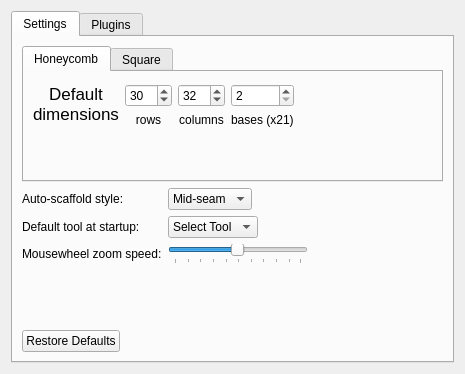
<?xml version="1.0" encoding="UTF-8"?>
<ui version="4.0">
 <class>Preferences</class>
 <widget class="QWidget" name="Preferences">
  <property name="geometry">
   <rect>
    <x>0</x>
    <y>0</y>
    <width>465</width>
    <height>374</height>
   </rect>
  </property>
  <property name="sizePolicy">
   <sizepolicy hsizetype="Preferred" vsizetype="Preferred">
    <horstretch>0</horstretch>
    <verstretch>0</verstretch>
   </sizepolicy>
  </property>
  <property name="windowTitle">
   <string>Preferences</string>
  </property>
  <layout class="QVBoxLayout" name="verticalLayout">
   <item>
    <widget class="QTabWidget" name="tabWidget">
     <property name="currentIndex">
      <number>0</number>
     </property>
     <widget class="QWidget" name="settings">
      <attribute name="title">
       <string>Settings</string>
      </attribute>
      <layout class="QVBoxLayout" name="verticalLayout_4">
       <item>
        <widget class="QTabWidget" name="tabWidget_2">
         <property name="sizePolicy">
          <sizepolicy hsizetype="Expanding" vsizetype="Preferred">
           <horstretch>0</horstretch>
           <verstretch>0</verstretch>
          </sizepolicy>
         </property>
         <property name="currentIndex">
          <number>0</number>
         </property>
         <widget class="QWidget" name="tab_honeycomb">
          <attribute name="icon">
           <iconset resource="ui.dialogs.dialogicons.qrc">
            <normaloff>:/part/dlg_honeycomb</normaloff>:/part/dlg_honeycomb</iconset>
          </attribute>
          <attribute name="title">
           <string>Honeycomb</string>
          </attribute>
          <layout class="QVBoxLayout" name="verticalLayout_3">
           <item>
            <layout class="QFormLayout" name="formLayout_3">
             <property name="fieldGrowthPolicy">
              <enum>QFormLayout::FieldsStayAtSizeHint</enum>
             </property>
             <property name="topMargin">
              <number>0</number>
             </property>
             <property name="bottomMargin">
              <number>0</number>
             </property>
             <item row="0" column="0">
              <widget class="QLabel" name="dimensionsLabel1">
               <property name="text">
                <string>&lt;!DOCTYPE HTML PUBLIC &quot;-//W3C//DTD HTML 4.0//EN&quot; &quot;http://www.w3.org/TR/REC-html40/strict.dtd&quot;&gt;
&lt;html&gt;&lt;head&gt;&lt;meta name=&quot;qrichtext&quot; content=&quot;1&quot; /&gt;&lt;style type=&quot;text/css&quot;&gt;
p, li { white-space: pre-wrap; }
&lt;/style&gt;&lt;/head&gt;&lt;body style=&quot; font-family:'Lucida Grande'; font-size:13pt; font-weight:400; font-style:normal;&quot;&gt;
&lt;p align=&quot;center&quot; style=&quot; margin-top:0px; margin-bottom:0px; margin-left:0px; margin-right:0px; -qt-block-indent:0; text-indent:0px;&quot;&gt;Default&lt;/p&gt;
&lt;p align=&quot;center&quot; style=&quot; margin-top:0px; margin-bottom:0px; margin-left:0px; margin-right:0px; -qt-block-indent:0; text-indent:0px;&quot;&gt;dimensions&lt;/p&gt;&lt;/body&gt;&lt;/html&gt;</string>
               </property>
              </widget>
             </item>
             <item row="0" column="1">
              <layout class="QGridLayout" name="honeycombGLayout">
               <property name="topMargin">
                <number>3</number>
               </property>
               <property name="horizontalSpacing">
                <number>-1</number>
               </property>
               <item row="0" column="0">
                <widget class="QSpinBox" name="honeycombRowsSpinBox">
                 <property name="minimum">
                  <number>6</number>
                 </property>
                 <property name="maximum">
                  <number>200</number>
                 </property>
                 <property name="value">
                  <number>30</number>
                 </property>
                </widget>
               </item>
               <item row="0" column="1">
                <widget class="QSpinBox" name="honeycombColsSpinBox">
                 <property name="minimum">
                  <number>6</number>
                 </property>
                 <property name="maximum">
                  <number>200</number>
                 </property>
                 <property name="value">
                  <number>32</number>
                 </property>
                </widget>
               </item>
               <item row="1" column="0">
                <widget class="QLabel" name="hRowsLabel">
                 <property name="text">
                  <string>rows</string>
                 </property>
                 <property name="alignment">
                  <set>Qt::AlignCenter</set>
                 </property>
                </widget>
               </item>
               <item row="1" column="1">
                <widget class="QLabel" name="hColsLabel">
                 <property name="text">
                  <string>columns</string>
                 </property>
                 <property name="alignment">
                  <set>Qt::AlignCenter</set>
                 </property>
                </widget>
               </item>
               <item row="0" column="2">
                <widget class="QSpinBox" name="honeycombStepsSpinBox">
                 <property name="minimum">
                  <number>2</number>
                 </property>
                 <property name="maximum">
                  <number>2000</number>
                 </property>
                 <property name="singleStep">
                  <number>1</number>
                 </property>
                 <property name="value">
                  <number>2</number>
                 </property>
                </widget>
               </item>
               <item row="1" column="2">
                <widget class="QLabel" name="hBasesLabel">
                 <property name="text">
                  <string>bases (x21)</string>
                 </property>
                </widget>
               </item>
              </layout>
             </item>
            </layout>
           </item>
          </layout>
         </widget>
         <widget class="QWidget" name="tab_square">
          <attribute name="icon">
           <iconset resource="ui.dialogs.dialogicons.qrc">
            <normaloff>:/part/dlg_square</normaloff>:/part/dlg_square</iconset>
          </attribute>
          <attribute name="title">
           <string>Square</string>
          </attribute>
          <layout class="QVBoxLayout" name="verticalLayout_2">
           <item>
            <layout class="QFormLayout" name="formLayout_2">
             <property name="topMargin">
              <number>0</number>
             </property>
             <property name="bottomMargin">
              <number>0</number>
             </property>
             <item row="0" column="0">
              <widget class="QLabel" name="dimensionsLabel2">
               <property name="text">
                <string>&lt;!DOCTYPE HTML PUBLIC &quot;-//W3C//DTD HTML 4.0//EN&quot; &quot;http://www.w3.org/TR/REC-html40/strict.dtd&quot;&gt;
&lt;html&gt;&lt;head&gt;&lt;meta name=&quot;qrichtext&quot; content=&quot;1&quot; /&gt;&lt;style type=&quot;text/css&quot;&gt;
p, li { white-space: pre-wrap; }
&lt;/style&gt;&lt;/head&gt;&lt;body style=&quot; font-family:'Lucida Grande'; font-size:13pt; font-weight:400; font-style:normal;&quot;&gt;
&lt;p align=&quot;center&quot; style=&quot; margin-top:0px; margin-bottom:0px; margin-left:0px; margin-right:0px; -qt-block-indent:0; text-indent:0px;&quot;&gt;Default&lt;/p&gt;
&lt;p align=&quot;center&quot; style=&quot; margin-top:0px; margin-bottom:0px; margin-left:0px; margin-right:0px; -qt-block-indent:0; text-indent:0px;&quot;&gt;dimensions&lt;/p&gt;&lt;/body&gt;&lt;/html&gt;</string>
               </property>
              </widget>
             </item>
             <item row="0" column="1">
              <layout class="QGridLayout" name="squareGLayout">
               <property name="topMargin">
                <number>3</number>
               </property>
               <property name="horizontalSpacing">
                <number>-1</number>
               </property>
               <item row="0" column="0">
                <widget class="QSpinBox" name="squareRowsSpinBox">
                 <property name="minimum">
                  <number>6</number>
                 </property>
                 <property name="maximum">
                  <number>200</number>
                 </property>
                 <property name="value">
                  <number>30</number>
                 </property>
                </widget>
               </item>
               <item row="0" column="1">
                <widget class="QSpinBox" name="squareColsSpinBox">
                 <property name="minimum">
                  <number>6</number>
                 </property>
                 <property name="maximum">
                  <number>200</number>
                 </property>
                 <property name="value">
                  <number>30</number>
                 </property>
                </widget>
               </item>
               <item row="1" column="0">
                <widget class="QLabel" name="sRowsLabel">
                 <property name="text">
                  <string>rows</string>
                 </property>
                 <property name="alignment">
                  <set>Qt::AlignCenter</set>
                 </property>
                </widget>
               </item>
               <item row="1" column="1">
                <widget class="QLabel" name="sColsLabel">
                 <property name="text">
                  <string>columns</string>
                 </property>
                 <property name="alignment">
                  <set>Qt::AlignCenter</set>
                 </property>
                </widget>
               </item>
               <item row="0" column="2">
                <widget class="QSpinBox" name="squareStepsSpinBox">
                 <property name="minimum">
                  <number>2</number>
                 </property>
                 <property name="maximum">
                  <number>2000</number>
                 </property>
                </widget>
               </item>
               <item row="1" column="2">
                <widget class="QLabel" name="sBasesLabel">
                 <property name="text">
                  <string>bases (x32)</string>
                 </property>
                </widget>
               </item>
              </layout>
             </item>
            </layout>
           </item>
          </layout>
         </widget>
        </widget>
       </item>
       <item>
        <layout class="QFormLayout" name="formLayout">
         <property name="fieldGrowthPolicy">
          <enum>QFormLayout::FieldsStayAtSizeHint</enum>
         </property>
         <item row="1" column="0">
          <widget class="QLabel" name="autoscafLabel">
           <property name="text">
            <string>Auto-scaffold style:</string>
           </property>
          </widget>
         </item>
         <item row="1" column="1">
          <widget class="QComboBox" name="autoScafComboBox">
           <item>
            <property name="text">
             <string>Mid-seam</string>
            </property>
           </item>
           <item>
            <property name="text">
             <string>Raster</string>
            </property>
           </item>
          </widget>
         </item>
         <item row="3" column="0">
          <widget class="QLabel" name="zoomSpeedLabel">
           <property name="text">
            <string>Mousewheel zoom speed:</string>
           </property>
          </widget>
         </item>
         <item row="3" column="1">
          <widget class="QSlider" name="zoomSpeedSlider">
           <property name="minimumSize">
            <size>
             <width>140</width>
             <height>0</height>
            </size>
           </property>
           <property name="minimum">
            <number>1</number>
           </property>
           <property name="maximum">
            <number>100</number>
           </property>
           <property name="singleStep">
            <number>1</number>
           </property>
           <property name="value">
            <number>50</number>
           </property>
           <property name="orientation">
            <enum>Qt::Horizontal</enum>
           </property>
           <property name="invertedControls">
            <bool>false</bool>
           </property>
           <property name="tickPosition">
            <enum>QSlider::TicksBelow</enum>
           </property>
           <property name="tickInterval">
            <number>0</number>
           </property>
          </widget>
         </item>
         <item row="2" column="1">
          <widget class="QComboBox" name="defaultToolComboBox">
           <property name="layoutDirection">
            <enum>Qt::LeftToRight</enum>
           </property>
           <property name="currentIndex">
            <number>0</number>
           </property>
           <item>
            <property name="text">
             <string>Select Tool</string>
            </property>
            <property name="icon">
             <iconset resource="ui.dialogs.dialogicons.qrc">
              <normaloff>:/pathtools/dlg_select</normaloff>:/pathtools/dlg_select</iconset>
            </property>
           </item>
           <item>
            <property name="text">
             <string>Pencil Tool</string>
            </property>
            <property name="icon">
             <iconset resource="ui.dialogs.dialogicons.qrc">
              <normaloff>:/pathtools/dlg_pencil</normaloff>:/pathtools/dlg_pencil</iconset>
            </property>
           </item>
           <item>
            <property name="text">
             <string>Paint</string>
            </property>
            <property name="icon">
             <iconset resource="ui.dialogs.dialogicons.qrc">
              <normaloff>:/pathtools/dlg_paint</normaloff>:/pathtools/dlg_paint</iconset>
            </property>
           </item>
           <item>
            <property name="text">
             <string>Add Seq</string>
            </property>
            <property name="icon">
             <iconset resource="ui.dialogs.dialogicons.qrc">
              <normaloff>:/pathtools/dlg_addseq</normaloff>:/pathtools/dlg_addseq</iconset>
            </property>
           </item>
          </widget>
         </item>
         <item row="2" column="0">
          <widget class="QLabel" name="defaultToolLabel">
           <property name="text">
            <string>Default tool at startup:</string>
           </property>
          </widget>
         </item>
        </layout>
       </item>
       <item>
        <widget class="QDialogButtonBox" name="buttonBox">
         <property name="standardButtons">
          <set>QDialogButtonBox::RestoreDefaults</set>
         </property>
        </widget>
       </item>
      </layout>
     </widget>
     <widget class="QWidget" name="plugins">
      <attribute name="title">
       <string>Plugins</string>
      </attribute>
      <layout class="QVBoxLayout" name="verticalLayout_5">
       <item>
        <widget class="QTableWidget" name="pluginTableWidget">
         <attribute name="horizontalHeaderStretchLastSection">
          <bool>true</bool>
         </attribute>
         <column>
          <property name="text">
           <string>Path</string>
          </property>
         </column>
        </widget>
       </item>
       <item>
        <widget class="QPushButton" name="addPluginButton">
         <property name="text">
          <string>Add Plugin</string>
         </property>
        </widget>
       </item>
      </layout>
     </widget>
    </widget>
   </item>
  </layout>
  <action name="actionClose">
   <property name="text">
    <string>Close</string>
   </property>
   <property name="shortcut">
    <string>Ctrl+W</string>
   </property>
  </action>
 </widget>
 <tabstops>
  <tabstop>zoomSpeedSlider</tabstop>
 </tabstops>
 <resources>
  <include location="ui.dialogs.dialogicons.qrc"/>
 </resources>
 <connections/>
 <slots>
  <slot>addPlugin()</slot>
  <slot>handleButtonClick(QAbstractButton*)</slot>
  <slot>setHoneycombRows(int)</slot>
  <slot>setHoneycombCols(int)</slot>
  <slot>setHoneycombSteps(int)</slot>
  <slot>setSquareRows(int)</slot>
  <slot>setSquareCols(int)</slot>
  <slot>setSquareSteps(int)</slot>
  <slot>setAutoScaf(int)</slot>
  <slot>setStartupTool(int)</slot>
  <slot>setZoomSpeed(int)</slot>
 </slots>
</ui>
